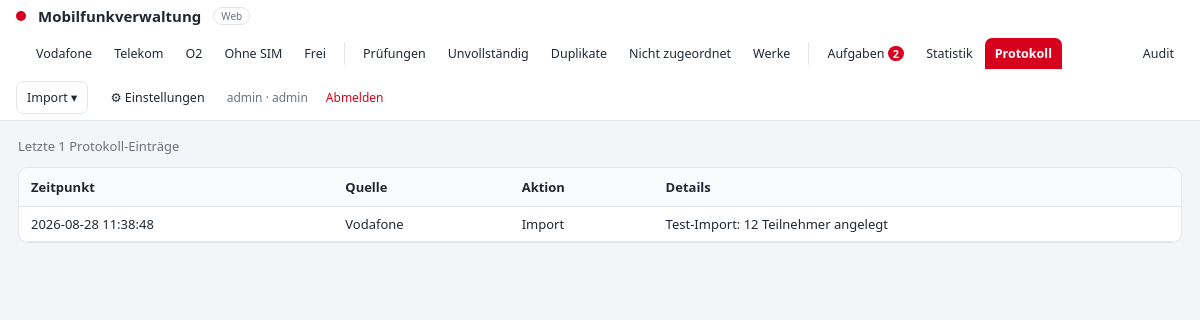
The app's page /protokoll (signed in) with its own data.
### backend/webapp/models.py (models this page shows)
class ImportLog(Base):
    __tablename__ = "import_log"
    id             = Column(Integer, primary_key=True)
    zeitpunkt      = Column(Text)
    quelle         = Column(Text, nullable=False)
    aktion         = Column(Text, nullable=False)
    details        = Column(Text)
    participant_id = Column(Integer)

### backend/webapp/blueprints/reports.py (the view)
@bp.route("/protokoll")
@login_required
def import_log():
    db = SessionLocal()
    try:
        rows = (db.query(ImportLog).order_by(ImportLog.zeitpunkt.desc())
                  .limit(500).all())
    finally:
        db.close()
    return render_template("reports/importlog.html", rows=rows, active_tab="protokoll")

### backend/webapp/security.py (called while the page is built)
def current_user():
    return session.get("user")

def can(permission: str) -> bool:
    u = current_user()
    if not u:
        return False
    role = u.get("role")
    if permission == "read":
        return True
    if permission == "write":
        return role in ("write", "admin")
    if permission in ("delete", "admin"):
        return role == "admin"
    return False

def login_required(fn):
    @wraps(fn)
    def wrapper(*args, **kwargs):
        if not current_user():
            return redirect(url_for("auth.login", next=request.path))
        return fn(*args, **kwargs)
    return wrapper

### backend/webapp/templates/reports/importlog.html (shortened to what this page needs)
{% extends "base.html" %}
{% block content %}
<div class="wrap">
  <div class="bar"><span id="count">Letzte {{ rows|length }} Protokoll-Einträge</span></div>
  <div class="tablecard">
    <div class="scroll">
      <table>
        <thead><tr><th>Zeitpunkt</th><th>Quelle</th><th>Aktion</th><th>Details</th></tr></thead>
        <tbody>
          {% for r in rows %}
          <tr>
            <td>{{ r.zeitpunkt or '—' }}</td>
            <td>{{ r.quelle or '—' }}</td>
            <td>{{ r.aktion or '—' }}</td>
            <td>{{ r.details or '—' }}</td>
          </tr>
          {% endfor %}
        </tbody>
      </table>
    </div>
  </div>
</div>
{% endblock %}

### backend/webapp/static/app.css (style rules this page uses)
:root { --bg:#f4f5f7; --card:#fff; --line:#e3e6ea; --fg:#1f2933; --dim:#6b7280; --accent:#d6001c; --head:#fafbfc; --hover:#f0f7ff; --ok-bg:#e6f4ea; --ok-fg:#1e7d34; --open-bg:#fdecea; --open-fg:#b3261e; }
* { box-sizing:border-box; }
body { margin:0; font-family:"Segoe UI",system-ui,sans-serif; background:var(--bg); color:var(--fg); }
.wrap { padding:16px 18px; }
.bar { display:flex; align-items:center; gap:12px; margin-bottom:12px; }
#count { color:var(--dim); font-size:13px; }
.tablecard { background:var(--card); border:1px solid var(--line); border-radius:10px; overflow:hidden; }
.scroll { max-height:calc(100vh - 175px); overflow:auto; }
table { border-collapse:collapse; width:100%; font-size:13px; }
thead th { position:sticky; top:0; background:var(--head); text-align:left; padding:10px 12px; border-bottom:1px solid var(--line); font-weight:600; white-space:nowrap; }
tbody td { padding:8px 12px; border-bottom:1px solid var(--line); white-space:nowrap; }

### records on screen
ImportLog: zeitpunkt "2026-08-28 11:38:48", quelle "Vodafone", aktion "Import", details "Test-Import: 12 Teilnehmer angelegt"

### other values on screen
{{ label }} "Vodafone" "Telekom" "O2" "Ohne SIM" "Frei"
{{ open_task_count }} "2"
{{ current_user.username }} "admin"
{{ current_user.role }} "admin"
{{ rows|length }} "1"
